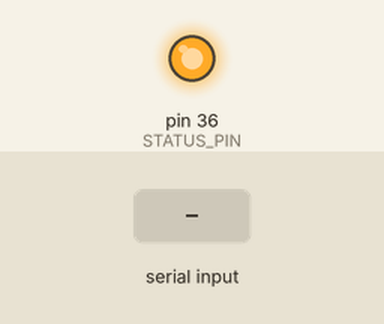
Simulated run of this sketch. Board: Arduino Mega 2560, built with avr-gcc and run on an emulated ATmega2560. On the bench: output pins drawn as LEDs (lit = HIGH). The test bench sets the inputs (shaded band). What the sketch prints to the serial monitor is not drawn.

Above: at 1.2 s.
1.3 s: "1\n" received over Serial
Timing chart, 0 to 4.3 s (numbered marks = the images above; inputs shaded):
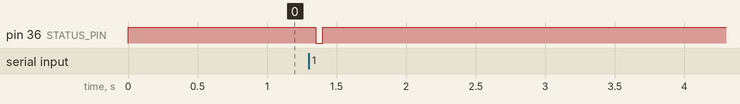

Measured:
- after the input at 1.3 s, pin 36 (STATUS_PIN): HIGH → LOW after 0.05 s, → HIGH 0.05 s later

The sketch:

ping.ino
```cpp
#define BUFFER_SIZE 128
#define STATUS_PIN 36

char response[BUFFER_SIZE];

void setup() {
  Serial.begin(9600, SERIAL_8N1);
  pinMode(STATUS_PIN, OUTPUT);
  digitalWrite(STATUS_PIN, HIGH);
  Serial.print("READY\n");
}

void loop() {
  static int index = 0;
  while (Serial.available() > 0) {
    delay(50);
    digitalWrite(STATUS_PIN, LOW);
    char buff = Serial.read();
    response[index] = toupper(buff);
    index++;
    if (index == BUFFER_SIZE || response[index-1] == '\n'
        || response[index-1] == '\r') {
      response[index] = '\0';
      index = 0;
      Serial.print(response);
    }
  }
  digitalWrite(STATUS_PIN, HIGH);
}
```
